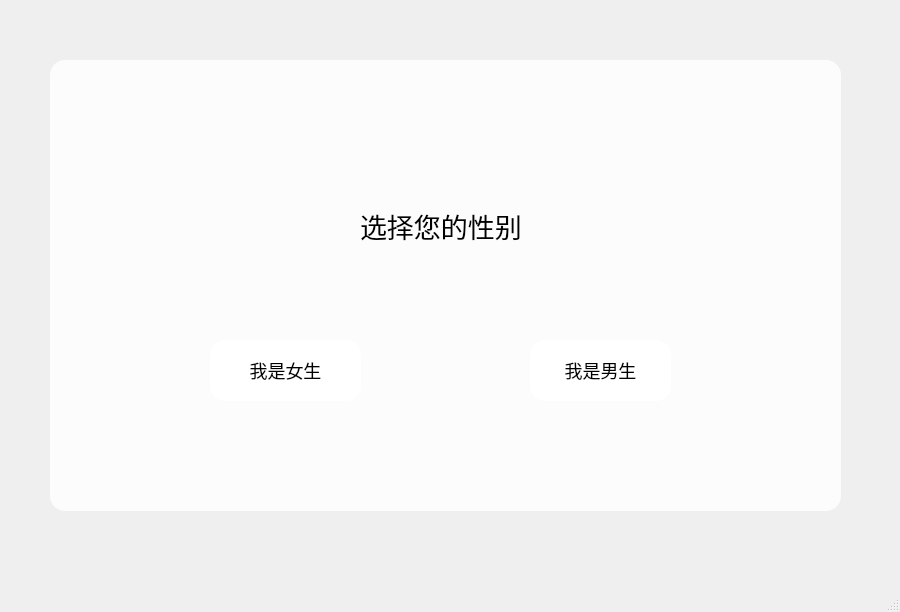
<?xml version="1.0" encoding="UTF-8"?>
<ui version="4.0">
 <class>XuanZeDuiHuaKuang</class>
 <widget class="QMainWindow" name="XuanZeDuiHuaKuang">
  <property name="geometry">
   <rect>
    <x>0</x>
    <y>0</y>
    <width>900</width>
    <height>612</height>
   </rect>
  </property>
  <property name="sizePolicy">
   <sizepolicy hsizetype="Preferred" vsizetype="Preferred">
    <horstretch>0</horstretch>
    <verstretch>0</verstretch>
   </sizepolicy>
  </property>
  <property name="minimumSize">
   <size>
    <width>900</width>
    <height>600</height>
   </size>
  </property>
  <property name="maximumSize">
   <size>
    <width>9000</width>
    <height>6000</height>
   </size>
  </property>
  <property name="windowTitle">
   <string>MainWindow</string>
  </property>
  <property name="styleSheet">
   <string notr="true">*{
background:url(:/img/GAB.jpg) no-repeat;
background-position: center center;
background-repeat: no-repeat;
background-attachment: fixed;
font-size:20px;
font-family:Century Gothic;
}
QFrame{
background:rgba(255,255,255,0.8);
border-radius:15px;
}

#Widget{

}

QToolButton{
background:red;
border-radius:60px;
}
QLabel{
font-size:27px;
color:black;
background:transparent;
}
QPushButton{
font-size:18px;
background:white;
border-radius:15px;
}
QPushButton:hover{

border-radius:15px;
background:#c8adc4;
}
QLineEdit{
background:transparent;
border:none;
color:#717072;
border-bottom:1px solid #717072;
}
QTextBrowser{
	font-size:15px;
}</string>
  </property>
  <widget class="QWidget" name="centralwidget">
   <property name="sizePolicy">
    <sizepolicy hsizetype="Preferred" vsizetype="Fixed">
     <horstretch>0</horstretch>
     <verstretch>0</verstretch>
    </sizepolicy>
   </property>
   <widget class="QFrame" name="frame">
    <property name="geometry">
     <rect>
      <x>50</x>
      <y>60</y>
      <width>791</width>
      <height>451</height>
     </rect>
    </property>
    <property name="frameShape">
     <enum>QFrame::StyledPanel</enum>
    </property>
    <property name="frameShadow">
     <enum>QFrame::Raised</enum>
    </property>
    <widget class="QLabel" name="label">
     <property name="geometry">
      <rect>
       <x>310</x>
       <y>130</y>
       <width>221</width>
       <height>71</height>
      </rect>
     </property>
     <property name="font">
      <font>
       <family>Century Gothic</family>
       <pointsize>-1</pointsize>
      </font>
     </property>
     <property name="text">
      <string>选择您的性别</string>
     </property>
    </widget>
    <widget class="QPushButton" name="Girl">
     <property name="geometry">
      <rect>
       <x>160</x>
       <y>280</y>
       <width>151</width>
       <height>61</height>
      </rect>
     </property>
     <property name="text">
      <string>我是女生</string>
     </property>
    </widget>
    <widget class="QPushButton" name="Boy">
     <property name="geometry">
      <rect>
       <x>480</x>
       <y>280</y>
       <width>141</width>
       <height>61</height>
      </rect>
     </property>
     <property name="font">
      <font>
       <family>Century Gothic</family>
       <pointsize>-1</pointsize>
      </font>
     </property>
     <property name="text">
      <string>我是男生</string>
     </property>
     <property name="iconSize">
      <size>
       <width>16</width>
       <height>16</height>
      </size>
     </property>
     <property name="autoRepeatDelay">
      <number>300</number>
     </property>
    </widget>
   </widget>
  </widget>
  <widget class="QStatusBar" name="statusbar"/>
 </widget>
 <resources/>
 <connections/>
</ui>
